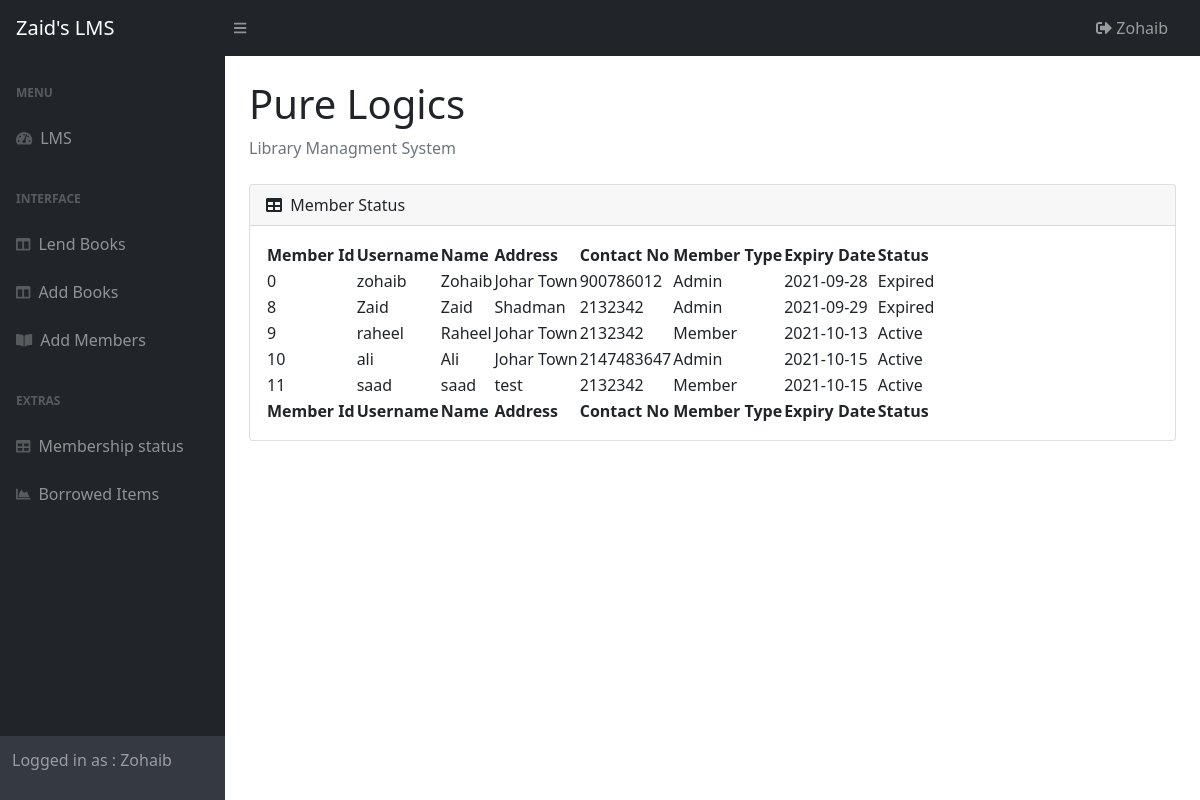
The app's page /member_status.php (signed in) with its own data.
### tables this page shows
CREATE TABLE `member` (
  `member_id` int(11) NOT NULL,
  `name` varchar(255) NOT NULL,
  `address` varchar(255) NOT NULL,
  `contact_no` int(11) NOT NULL,
  `member_type` varchar(255) NOT NULL,
  `expiry_date` date NOT NULL,
  `created_at` timestamp NOT NULL DEFAULT CURRENT_TIMESTAMP,
  `username` varchar(255) NOT NULL,
  `password` varchar(255) NOT NULL
);

### member_status.php (the view, shortened to what this page needs)
?><!DOCTYPE html>
<html lang="en">
    <head>
        <link href="https://cdn.jsdelivr.net/npm/simple-datatables@latest/dist/style.css" rel="stylesheet" />
        <link href="css/styles.css" rel="stylesheet" />
    </head>
    <body class="sb-nav-fixed">
        <?php include 'include/navigationbar.php'; ?>
        <div id="layoutSidenav">
                <?php include 'include/sidebar.php'; ?>
                <?php include 'include/connection.php'; ?>
                <?php
                        $sql = 'SELECT * FROM member ORDER BY created_at';
                        $result = mysqli_query($conn, $sql);
                        $members = mysqli_fetch_all($result, MYSQL_ASSOC);
                        ?>
            </div>
            <div id="layoutSidenav_content">
                <main>
                    <div class="container-fluid px-4">
                        <h1 class="mt-4">Pure Logics</h1>
                        <ol class="breadcrumb mb-4">
                            <li class="breadcrumb-item active">Library Managment System</li>
                        </ol>
                        <div class="card mb-4">
                            <div class="card-header">
                                <i class="fas fa-table me-1"></i>
                                Member Status
                            </div>
                            <div class="card-body">
                                <table id="datatablesSimple">
                                    <thead>
                                        <tr>
                                            <th>Member Id</th>
                                            <th>Username</th>
                                            <th>Name</th>
                                            <th>Address</th>
                                            <th>Contact No</th>
                                            <th>Member Type</th>
                                            <th>Expiry Date</th>
                                            <th>Status</th>
                                        </tr>
                                    </thead>
                                    <tfoot>
                                        <tr>
                                            <th>Member Id</th>
                                            <th>Username</th>
                                            <th>Name</th>
                                            <th>Address</th>
                                            <th>Contact No</th>
                                            <th>Member Type</th>
                                            <th>Expiry Date</th>
                                            <th>Status</th>
                                        </tr>
                                    </tfoot>
                                    <tbody>
                                    <?php foreach ($members as $member){ ?>
                                        <tr>
                                            <td><?php echo($member['member_id']); ?></td>
                                            <td><?php echo($member['username']); ?></td>
                                            <td><?php echo($member['name']); ?></td>
                                            <td><?php echo($member['address']); ?></td>
                                            <td><?php echo($member['contact_no']); ?></td>
                                            <td><?php echo($member['member_type']); ?></td>
                                            <td><?php echo($member['expiry_date']); ?></td>
                                            <td>
                                                <?php
                                                if($member['expiry_date'] >= DATE('Y-m-d')){
                                                    echo 'Active';
                                                } else{
                                                    echo 'Expired';
                                                }
                                                ?>
                                            </td>
                                        </tr>
                                        <?php }?>
                                    </tbody>
                                </table>
                            </div>
                        </div>
                    </div>
                </main>
            </div>
        </div>
    </body>
</html>

### records on screen
member: member_id "0", username "zohaib", name "Zohaib", address "Johar Town", contact_no "900786012", member_type "Admin", expiry_date "2021-09-28", shows "Expired"
member: member_id "8", username "Zaid", name "Zaid", address "Shadman", contact_no "2132342", member_type "Admin", expiry_date "2021-09-29", shows "Expired"
member: member_id "9", username "raheel", name "Raheel", address "Johar Town", contact_no "2132342", member_type "Member", expiry_date "2021-10-13", shows "Active"
member: member_id "10", username "ali", name "Ali", address "Johar Town", contact_no "2147483647", member_type "Admin", expiry_date "2021-10-15", shows "Active"
member: member_id "11", username "saad", name "saad", address "test", contact_no "2132342", member_type "Member", expiry_date "2021-10-15", shows "Active"
